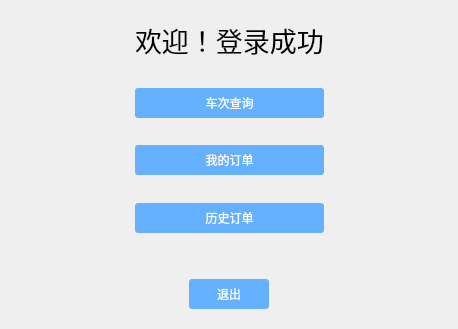
<?xml version="1.0" encoding="UTF-8"?>
<ui version="4.0">
 <class>Widget</class>
 <widget class="QWidget" name="Widget">
  <property name="geometry">
   <rect>
    <x>0</x>
    <y>0</y>
    <width>458</width>
    <height>329</height>
   </rect>
  </property>
  <property name="windowTitle">
   <string>Widget</string>
  </property>
  <layout class="QGridLayout" name="gridLayout_2">
   <item row="0" column="0">
    <widget class="QWidget" name="widget" native="true">
     <layout class="QGridLayout" name="gridLayout">
      <item row="4" column="1">
       <spacer name="verticalSpacer_2">
        <property name="orientation">
         <enum>Qt::Vertical</enum>
        </property>
        <property name="sizeHint" stdset="0">
         <size>
          <width>20</width>
          <height>40</height>
         </size>
        </property>
       </spacer>
      </item>
      <item row="7" column="2">
       <spacer name="horizontalSpacer_6">
        <property name="orientation">
         <enum>Qt::Horizontal</enum>
        </property>
        <property name="sizeHint" stdset="0">
         <size>
          <width>40</width>
          <height>20</height>
         </size>
        </property>
       </spacer>
      </item>
      <item row="3" column="2">
       <spacer name="horizontalSpacer_2">
        <property name="orientation">
         <enum>Qt::Horizontal</enum>
        </property>
        <property name="sizeHint" stdset="0">
         <size>
          <width>40</width>
          <height>20</height>
         </size>
        </property>
       </spacer>
      </item>
      <item row="1" column="1">
       <widget class="QLabel" name="label">
        <property name="text">
         <string>&lt;html&gt;&lt;head/&gt;&lt;body&gt;&lt;p&gt;&lt;span style=&quot; font-size:20pt;&quot;&gt;      欢迎！登录成功&lt;/span&gt;&lt;/p&gt;&lt;/body&gt;&lt;/html&gt;</string>
        </property>
       </widget>
      </item>
      <item row="3" column="1">
       <widget class="QPushButton" name="btn_bus">
        <property name="minimumSize">
         <size>
          <width>30</width>
          <height>30</height>
         </size>
        </property>
        <property name="styleSheet">
         <string notr="true">QPushButton#btn_bus{background:#66b1ff;color:#FFFFFF;border-radius:3px;}
QPushButton#btn_bus:pressed{background:#3a8ee6;color:#FFFFFF}</string>
        </property>
        <property name="text">
         <string>车次查询</string>
        </property>
       </widget>
      </item>
      <item row="7" column="0">
       <spacer name="horizontalSpacer_5">
        <property name="orientation">
         <enum>Qt::Horizontal</enum>
        </property>
        <property name="sizeHint" stdset="0">
         <size>
          <width>40</width>
          <height>20</height>
         </size>
        </property>
       </spacer>
      </item>
      <item row="5" column="2">
       <spacer name="horizontalSpacer_4">
        <property name="orientation">
         <enum>Qt::Horizontal</enum>
        </property>
        <property name="sizeHint" stdset="0">
         <size>
          <width>40</width>
          <height>20</height>
         </size>
        </property>
       </spacer>
      </item>
      <item row="5" column="0">
       <spacer name="horizontalSpacer_3">
        <property name="orientation">
         <enum>Qt::Horizontal</enum>
        </property>
        <property name="sizeHint" stdset="0">
         <size>
          <width>40</width>
          <height>20</height>
         </size>
        </property>
       </spacer>
      </item>
      <item row="2" column="1">
       <spacer name="verticalSpacer_3">
        <property name="orientation">
         <enum>Qt::Vertical</enum>
        </property>
        <property name="sizeHint" stdset="0">
         <size>
          <width>20</width>
          <height>40</height>
         </size>
        </property>
       </spacer>
      </item>
      <item row="3" column="0">
       <spacer name="horizontalSpacer">
        <property name="orientation">
         <enum>Qt::Horizontal</enum>
        </property>
        <property name="sizeHint" stdset="0">
         <size>
          <width>40</width>
          <height>20</height>
         </size>
        </property>
       </spacer>
      </item>
      <item row="7" column="1">
       <widget class="QPushButton" name="btn_his">
        <property name="minimumSize">
         <size>
          <width>30</width>
          <height>30</height>
         </size>
        </property>
        <property name="styleSheet">
         <string notr="true">QPushButton#btn_his{background:#66b1ff;color:#FFFFFF;border-radius:3px;}
QPushButton#btn_his:pressed{background:#3a8ee6;color:#FFFFFF}</string>
        </property>
        <property name="text">
         <string>历史订单</string>
        </property>
       </widget>
      </item>
      <item row="6" column="1">
       <spacer name="verticalSpacer">
        <property name="orientation">
         <enum>Qt::Vertical</enum>
        </property>
        <property name="sizeHint" stdset="0">
         <size>
          <width>20</width>
          <height>40</height>
         </size>
        </property>
       </spacer>
      </item>
      <item row="5" column="1">
       <widget class="QPushButton" name="btn_order">
        <property name="minimumSize">
         <size>
          <width>30</width>
          <height>30</height>
         </size>
        </property>
        <property name="styleSheet">
         <string notr="true">QPushButton#btn_order{background:#66b1ff;color:#FFFFFF;border-radius:3px;}
QPushButton#btn_order:pressed{background:#3a8ee6;color:#FFFFFF}</string>
        </property>
        <property name="text">
         <string>我的订单</string>
        </property>
       </widget>
      </item>
      <item row="8" column="1">
       <spacer name="verticalSpacer_4">
        <property name="orientation">
         <enum>Qt::Vertical</enum>
        </property>
        <property name="sizeHint" stdset="0">
         <size>
          <width>20</width>
          <height>40</height>
         </size>
        </property>
       </spacer>
      </item>
     </layout>
    </widget>
   </item>
   <item row="1" column="0">
    <widget class="QWidget" name="widget_2" native="true">
     <layout class="QGridLayout" name="gridLayout_3">
      <item row="0" column="0">
       <spacer name="horizontalSpacer_7">
        <property name="orientation">
         <enum>Qt::Horizontal</enum>
        </property>
        <property name="sizeHint" stdset="0">
         <size>
          <width>40</width>
          <height>20</height>
         </size>
        </property>
       </spacer>
      </item>
      <item row="0" column="1">
       <widget class="QPushButton" name="btn_quit">
        <property name="minimumSize">
         <size>
          <width>80</width>
          <height>30</height>
         </size>
        </property>
        <property name="maximumSize">
         <size>
          <width>80</width>
          <height>16777215</height>
         </size>
        </property>
        <property name="styleSheet">
         <string notr="true">QPushButton#btn_quit{background:#66b1ff;color:#FFFFFF;border-radius:3px;}
QPushButton#btn_quit:pressed{background:#3a8ee6;color:#FFFFFF}</string>
        </property>
        <property name="text">
         <string>退出</string>
        </property>
       </widget>
      </item>
      <item row="0" column="2">
       <spacer name="horizontalSpacer_8">
        <property name="orientation">
         <enum>Qt::Horizontal</enum>
        </property>
        <property name="sizeHint" stdset="0">
         <size>
          <width>40</width>
          <height>20</height>
         </size>
        </property>
       </spacer>
      </item>
     </layout>
    </widget>
   </item>
  </layout>
 </widget>
 <resources/>
 <connections/>
</ui>
